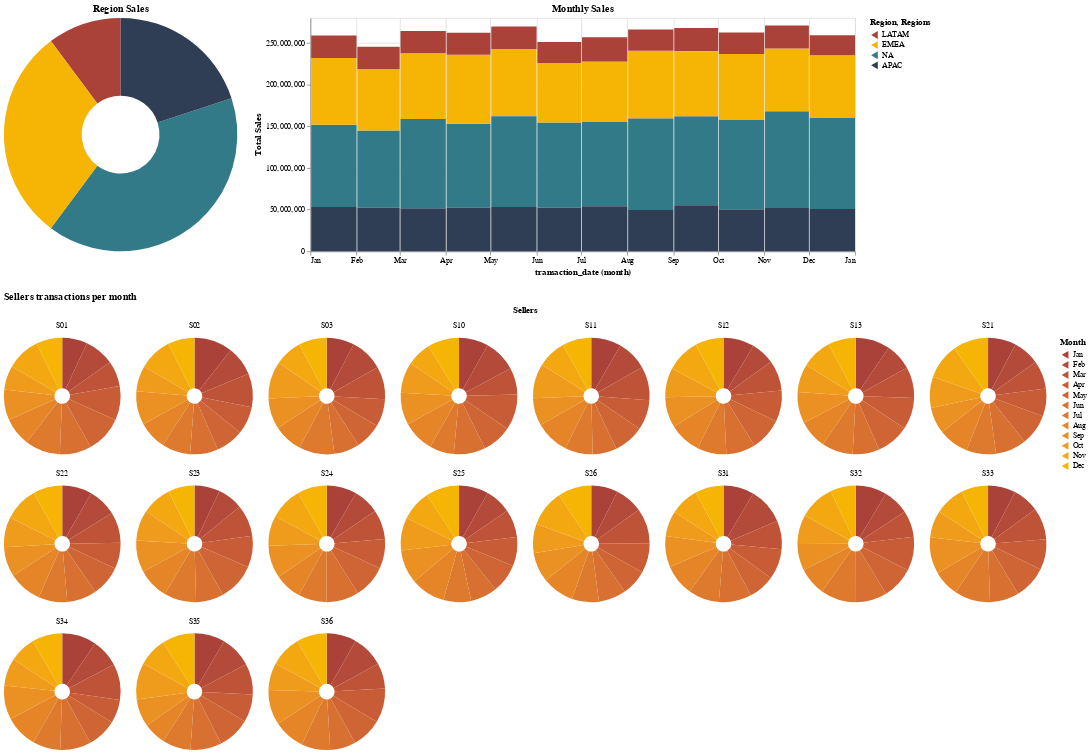

Notebook cell for this chart:
### Code cell
full_chart.display()

### Figure 1 — Vega-Lite specification as saved in the notebook (floating-point values rounded to 4 significant figures; data arrays with more than 128 entries replaced by an {"elided": "..."} marker saying what was removed)
{"config": {"view": {"continuousWidth": 300, "continuousHeight": 300}}, "vconcat": [{"hconcat": [{"mark": {"type": "arc", "innerRadius": 50}, "encoding": {"color": {"field": "region", "scale": {"domain": ["LATAM", "EMEA", "NA", "APAC"], "range": ["#aa423a", "#f6b404", "#327a88", "#303e55", "#c7ab84", "#b1dbaa", "#feeea5", "#3e9a14", "#6e4e92", "#c98149", "#d1b844", "#8db6d8"]}, "title": "Region", "type": "nominal"}, "opacity": {"condition": {"param": "param_1", "value": 1}, "value": 0.25}, "theta": {"aggregate": "sum", "field": "transaction_amount", "title": "Sum of Transactions", "type": "quantitative"}}, "name": "view_1", "title": "Region Sales"}, {"mark": {"type": "bar"}, "encoding": {"color": {"field": "region", "legend": {"direction": "vertical", "symbolType": "triangle-left", "tickCount": 4}, "scale": {"domain": ["LATAM", "EMEA", "NA", "APAC"], "range": ["#aa423a", "#f6b404", "#327a88", "#303e55", "#c7ab84", "#b1dbaa", "#feeea5", "#3e9a14", "#6e4e92", "#c98149", "#d1b844", "#8db6d8"]}, "title": "Regions", "type": "nominal"}, "x": {"field": "transaction_date", "timeUnit": "month", "type": "temporal"}, "y": {"aggregate": "sum", "field": "transaction_amount", "title": "Total Sales", "type": "quantitative"}}, "title": "Monthly Sales", "transform": [{"filter": {"param": "param_1"}}], "width": 700}]}, {"mark": {"type": "arc", "innerRadius": 10}, "encoding": {"color": {"field": "transaction_date", "legend": {"direction": "vertical", "symbolType": "triangle-left", "tickCount": 12}, "scale": {"domain": ["Jan", "Feb", "Mar", "Apr", "May", "Jun", "Jul", "Aug", "Sep", "Oct", "Nov", "Dec"], "range": ["#aa423a", "#f6b404", "#327a88", "#303e55", "#c7ab84", "#b1dbaa", "#feeea5", "#3e9a14", "#6e4e92", "#c98149", "#d1b844", "#8db6d8"]}, "timeUnit": "month", "title": "Month", "type": "temporal"}, "facet": {"columns": 8, "field": "seller", "title": "Sellers", "type": "nominal"}, "theta": {"aggregate": "sum", "field": "transaction_amount", "title": "Total Transactions", "type": "quantitative"}, "tooltip": [{"aggregate": "sum", "field": "transaction_amount", "type": "quantitative"}, {"field": "transaction_date", "timeUnit": "month", "type": "temporal"}]}, "height": 150, "title": "Sellers transactions per month", "transform": [{"filter": {"param": "param_1"}}], "width": 150}], "data": {"name": "data-cb63b00114d128ca67fc5349e13c0ad2"}, "params": [{"name": "param_1", "select": {"type": "point", "fields": ["region"]}, "views": ["view_1"]}], "$schema": "https://vega.github.io/schema/vega-lite/v5.8.0.json", "datasets": {"data-cb63b00114d128ca67fc5349e13c0ad2": {"elided": "25000 records"}}}
